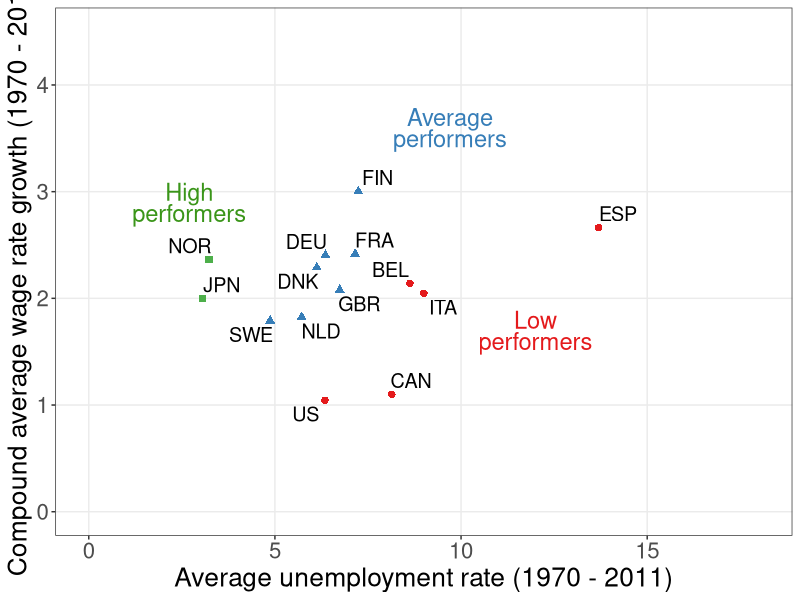
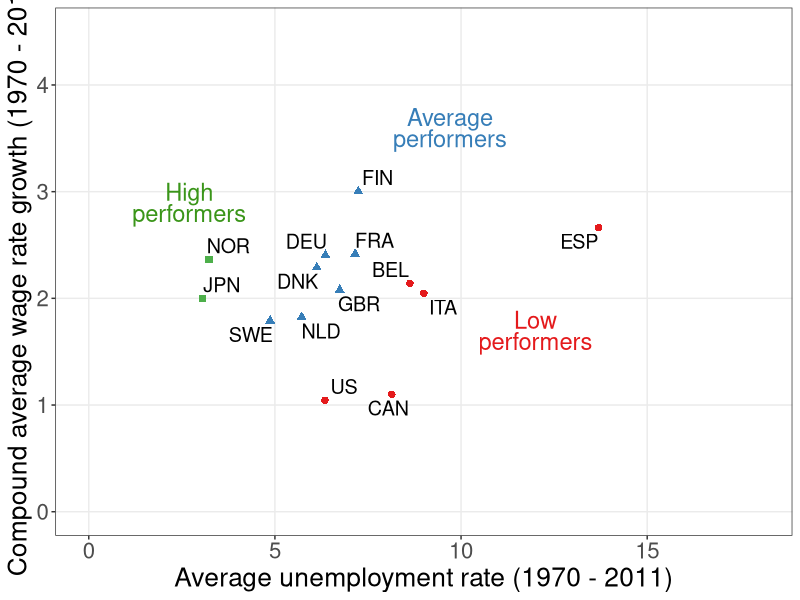

These figures' R source, in order:
library(ggplot2)
library(ggrepel)
library(scales)
library(RColorBrewer)

#Import data
wageunions <- read.csv("employment/unions_data_wages.csv")
#Set color palette
COL <- brewer.pal(3, "Set1")
grays <- gray.colors(25, start = 1, end = 0, alpha = 1)

#Plot initial data with ggplot
u1 <- ggplot(wageunions,aes(x = UnemploymentAvg, y = RealWageGrowth, 
                            color = factor(Performance), 
                            shape = factor(Performance)))
#Add bells and whistles to plot
u1 + 
  geom_point(size = 2.2) + 
  coord_cartesian(xlim = c(0, 18), ylim = c(0, 4.5)) +
  labs(x = "Average unemployment rate (1970 - 2011)",
       y = "Compound average wage rate growth (1970 - 2011)") + 
  # xlab("Average Unemployment Rate (1970 - 2011)") + 
  # ylab("Compound Average Wage Rate Growth (1970 - 2011)") + 
  scale_color_brewer(palette="Set1", name = "Performance", 
                     labels = c("Low", "Average", "High")) +
  scale_shape_discrete(name = "Performance", 
                       labels = c("Low", "Average", "High")) + 
  # annotate("text", x = 14, y = 1.25, label = "Low", color = COL[1], size = 6) + 
  # annotate("text", x = 14, y = 1, label = "Performers", color = COL[1], size = 6) + 
  # annotate("segment", x = 2.5, xend = 13, y = 0.2, yend = 3.5, color = COL[1], lty = 2) + 
  # annotate("text", x = 10, y = 3.75, label = "Average", color = COL[2], size = 6) + 
  # annotate("text", x = 10, y = 3.5, label = "Performers", color = COL[2], size = 6) + 
  # annotate("text", x = 2.5, y = 3.75, label = "High", color = COL[3], size = 6) +
  # annotate("text", x = 2.5, y = 3.5, label = "Performers", color = COL[3], size = 6) +
  # annotate("segment", x = 1, xend = 9, y = 0.5, yend = 4.5, color = COL[3], lty = 2) + 
  annotate("text", x = 12, y = 1.8, label = "Low", color = COL[1], size = 6) +
  annotate("text", x = 12, y = 1.6, label = "performers", color = COL[1], size = 6) +
  #annotate("segment", x = 2.5, xend = 13, y = 0.2, yend = 3.5, color = grays[20], lty = 2) +
  annotate("text", x = 9.7, y = 3.7, label = "Average", color = COL[2], size = 6) +
  annotate("text", x = 9.7, y = 3.5, label = "performers", color = COL[2], size = 6) +
  annotate("text", x = 2.7, y = 3, label = "High", color = "#3A9519", size = 6) +
  annotate("text", x = 2.7, y = 2.8, label = "performers", color = "#3A9519", size = 6) +
  #annotate("segment", x = 1, xend = 9, y = 0.5, yend = 4.5, color = grays[20], lty = 2) +
  geom_text_repel(aes(label = Country), size = 5, show.legend = FALSE, color = "black") +
  theme_bw() +
  theme(panel.grid.minor = element_blank(),
        legend.position = "none",
        axis.title = element_text(size = 19), 
        axis.text = element_text(size = 16), 
        legend.title = element_text(size = 16), 
        legend.text = element_text(size = 14))

ggsave("employment/employment_unemployment_wages_data.pdf", width = 9, height = 7, units = "in")
